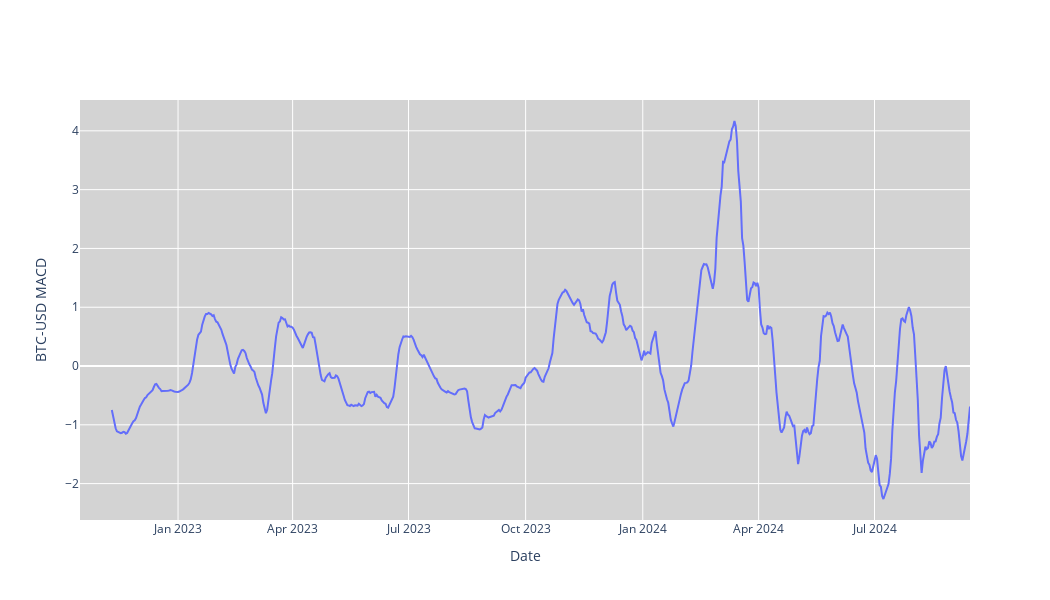

Here is the notebook cell this chart was saved with:
### Code cell
#MACD
fig = go.Figure(data=[go.Scatter(x=stock_data.index, y=stock_data['MACD'], mode='lines', name='MACD')])
fig.update_layout(
    xaxis_rangeslider_visible=False,
    yaxis_title=f'{ticker} MACD',
    xaxis_title='Date',
    plot_bgcolor='lightgrey',
    width=1050,
    height=600
)
fig.show()
fig.write_image('./images/MACD.png')

### Figure 1 — Plotly figure (JSON) as saved in the notebook; plotly's stock layout.template omitted (floating-point values rounded to 4 significant figures; data arrays with more than 128 entries replaced by an {"elided": "..."} marker saying what was removed)
{"data": [{"mode": "lines", "name": "MACD", "type": "scatter", "x": {"elided": "700 str values"}, "y": {"elided": "700 float values"}}], "layout": {"height": 600, "plot_bgcolor": "lightgrey", "width": 1050, "xaxis": {"rangeslider": {"visible": false}, "title": {"text": "Date"}}, "yaxis": {"title": {"text": "BTC-USD MACD"}}}}
